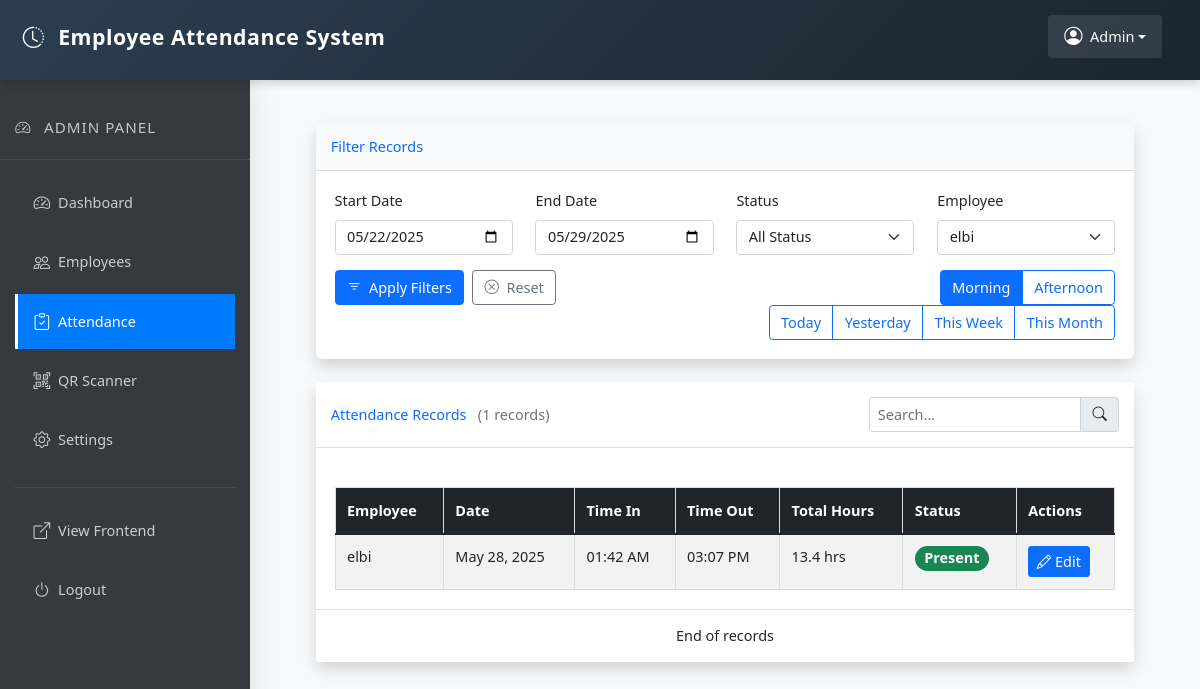
/views/admin/attendance.php?employee_id=12 (signed in), run on the app's committed database.
### tables this page shows
CREATE TABLE `morning_time_log` (
  `id` int(11) NOT NULL,
  `employee_id` int(11) NOT NULL,
  `time_in` datetime DEFAULT NULL,
  `time_out` datetime DEFAULT NULL,
  `status` enum('present','late','absent') DEFAULT 'absent'
);

CREATE TABLE `users` (
  `id` int(11) NOT NULL,
  `username` varchar(50) NOT NULL,
  `password` varchar(255) NOT NULL,
  `email` varchar(100) NOT NULL,
  `code` varchar(255) NOT NULL,
  `created_at` timestamp NOT NULL DEFAULT current_timestamp()
);

### views/admin/attendance.php (the view, shortened to what this page needs)
<!DOCTYPE html>
<html lang="en">
<head>
    <link rel="stylesheet" href="../../assets/css/admin.css">
    <link rel="stylesheet" href="../../assets/css/bootstrap.min.css">
    <link rel="stylesheet" href="https://cdnjs.cloudflare.com/ajax/libs/font-awesome/6.0.0-beta3/css/all.min.css">
    <link rel="stylesheet" href="https://cdn.jsdelivr.net/npm/bootstrap-icons@1.7.2/font/bootstrap-icons.css">
</head>
<body>
    <?php
    require_once '../../includes/admin/header.php';
    require_once '../../includes/admin/sidebar.php';
    require_once '../../db/connect.php';
    $startDate = isset($_GET['start_date']) ? $_GET['start_date'] : date('Y-m-d', strtotime('-7 days'));
    $endDate = isset($_GET['end_date']) ? $_GET['end_date'] : date('Y-m-d');
    $status = isset($_GET['status']) ? $_GET['status'] : 'all';
    $employeeId = isset($_GET['employee_id']) ? $_GET['employee_id'] : '';
    $employeesQuery = "SELECT id, username as name FROM users ORDER BY username";
    $employeesResult = $conn->query($employeesQuery);
    $employees = [];
    while ($row = $employeesResult->fetch_assoc()) {
        $employees[] = $row;
    }
    ?>
    <div class="main-content">
        <div class="container-fluid mt-4">
            <div class="content-wrapper">
                <div class="container-fluid">
                    <div class="card shadow mb-4">
                        <div class="card-header py-3 bg-light">
                            <h6 class="m-0 font-weight-bold text-primary">Filter Records</h6>
                        </div>
                        <div class="card-body">
                            <form method="GET" action="" id="filterForm">
                                <div class="row">
                                    <div class="col-md-3 mb-3">
                                        <label for="start_date" class="form-label">Start Date</label>
                                        <input type="date" class="form-control" id="start_date" name="start_date"
                                               value="<?php echo htmlspecialchars($startDate); ?>">
                                    </div>
                                    <div class="col-md-3 mb-3">
                                        <label for="end_date" class="form-label">End Date</label>
                                        <input type="date" class="form-control" id="end_date" name="end_date"
                                               value="<?php echo htmlspecialchars($endDate); ?>">
                                    </div>
                                    <div class="col-md-3 mb-3">
                                        <label for="status" class="form-label">Status</label>
                                        <select class="form-select" id="status" name="status">
                                            <option value="all" <?php echo ($status == 'all') ? 'selected' : ''; ?>>All Status</option>
                                        </select>
                                    </div>
                                    <div class="col-md-3 mb-3">
                                        <label for="employee_id" class="form-label">Employee</label>
                                        <select class="form-select" id="employee_id" name="employee_id">
                                            <?php foreach ($employees as $employee): ?>
                                                <option value="<?php echo $employee['id']; ?>"
                                                       <?php echo ($employeeId == $employee['id']) ? 'selected' : ''; ?>>
                                                    <?php echo htmlspecialchars($employee['name']); ?>
                                                </option>
                                            <?php endforeach; ?>
                                        </select>
                                    </div>
                                </div>
                                <div class="row">
                                    <div class="col-md-6">
                                        <div class="d-flex gap-2">
                                            <button type="submit" class="btn btn-primary">
                                                <i class="bi bi-filter me-1"></i> Apply Filters
                                            </button>
                                            <a href="attendance.php" class="btn btn-outline-secondary">
                                                <i class="bi bi-x-circle me-1"></i> Reset
                                            </a>
                                        </div>
                                    </div>
                                    <div class="col-md-6 text-md-end">
                                        <div class="btn-group" role="group">
                                            <button type="button" class="btn btn-outline-primary" onclick="setDateRange('Morning')">Morning</button>
                                            <button type="button" class="btn btn-outline-primary" onclick="setDateRange('Afternoon')">Afternoon</button>
                                        </div>
                                        <div class="btn-group" role="group">
                                            <button type="button" class="btn btn-outline-primary" onclick="setDateRange('today')">Today</button>
                                            <button type="button" class="btn btn-outline-primary" onclick="setDateRange('yesterday')">Yesterday</button>
                                            <button type="button" class="btn btn-outline-primary" onclick="setDateRange('week')">This Week</button>
                                            <button type="button" class="btn btn-outline-primary" onclick="setDateRange('month')">This Month</button>
                                        </div>
                                    </div>
                                </div>
                            </form>
                        </div>
                    </div>
                    <div id="morningAttendanceContainer">
                        <?php require_once '../../includes/admin/morning_attendance.php'; ?>
                    </div>
                </div>
            </div>
        </div>
    </div>
</body>
</html>

### includes/admin/morning_attendance.php (shortened to what this page needs)
<?php
require_once '../../db/connect.php';
$startDate = isset($_GET['start_date']) ? $_GET['start_date'] : date('Y-m-d', strtotime('-7 days'));
$endDate = isset($_GET['end_date']) ? $_GET['end_date'] : date('Y-m-d');
$employeeId = isset($_GET['employee_id']) ? $_GET['employee_id'] : '';
$query = "SELECT t.*, u.username
          FROM morning_time_log t
          JOIN users u ON t.employee_id = u.id
          WHERE 1=1";
if ($startDate) {
    $query .= " AND DATE(t.time_in) >= '$startDate'";
}
if ($endDate) {
    $query .= " AND DATE(t.time_in) <= '$endDate'";
}
if ($employeeId) {
    $query .= " AND t.employee_id = $employeeId";
}
$query .= " ORDER BY t.time_in DESC";
$result = $conn->query($query);
$totalRecords = $result->num_rows;
?>
<div class="card shadow mb-4">
    <div class="card-header py-3 d-flex justify-content-between align-items-center bg-white">
        <h6 class="m-0 font-weight-bold text-primary">
            Attendance Records
            <span class="text-muted ms-2">(<?php echo $totalRecords; ?> records)</span>
        </h6>
        <div class="input-group" style="width: 250px;">
            <input type="text" id="searchReport" class="form-control form-control-sm" placeholder="Search...">
            <span class="input-group-text"><i class="bi bi-search"></i></span>
        </div>
    </div>
    <div class="card-body">
        <div class="table-responsive" id="reportTableContainer">
            <table class="table table-striped table-hover" id="reportTable">
                <thead class="table-dark">
                    <tr>
                        <th>Employee</th>
                        <th>Date</th>
                        <th>Time In</th>
                        <th>Time Out</th>
                        <th>Total Hours</th>
                        <th>Status</th>
                        <th>Actions</th>
                    </tr>
                </thead>
                <tbody>
                    <?php if ($result->num_rows == 0): ?>
                        <tr>
                            <td colspan="7" class="text-center">No records found</td>
                        </tr>
                    <?php else: ?>
                        <?php while($row = $result->fetch_assoc()): ?>
                            <?php
                            $hours = '-';
                            if (!empty($row['time_out'])) {
                                $timeIn = new DateTime($row['time_in']);
                                $timeOut = new DateTime($row['time_out']);
                                $interval = $timeIn->diff($timeOut);
                                $hours = $interval->h + ($interval->i / 60);
                                $hours = round($hours, 2) . ' hrs';
                            }
                            ?>
                            <tr>
                                <td><?php echo htmlspecialchars($row['username']); ?></td>
                                <td><?php echo date('M d, Y', strtotime($row['time_in'])); ?></td>
                                <td><?php echo date('h:i A', strtotime($row['time_in'])); ?></td>
                                <td><?php echo $row['time_out'] ? date('h:i A', strtotime($row['time_out'])) : '-'; ?></td>
                                <td><?php echo $hours; ?></td>
                                <td>
                                    <span class="badge rounded-pill <?php
                                        echo match($row['status']) {
                                            'present' => 'bg-success',
                                            'late' => 'bg-warning',
                                            'absent' => 'bg-danger',
                                            default => 'bg-secondary'
                                        };
                                    ?>">
                                        <?php echo ucfirst($row['status']); ?>
                                    </span>
                                </td>
                                <td>
                                    <button class="btn btn-sm btn-primary" onclick="editAttendance(<?php echo $row['id']; ?>, '<?php echo htmlspecialchars($row['username']); ?>', '<?php echo $row['time_in']; ?>', '<?php echo $row['time_out']; ?>', '<?php echo $row['status']; ?>')">
                                        <i class="bi bi-pencil me-1"></i>Edit
                                    </button>
                                </td>
                            </tr>
                        <?php endwhile; ?>
                    <?php endif; ?>
                </tbody>
            </table>
        </div>
    </div>
    <div class="card-footer bg-white text-center">
        <p class="mt-2 mb-2">End of records</p>
    </div>
</div>

### assets/css/admin.css (style rules this page uses)
body { font-family: Arial, sans-serif; background-color: #f4f4f4; margin: 0; padding: 0; }
.main-content { margin-left: 250px; padding: 20px; }
.card { box-shadow: 0 0 10px rgba(0,0,0,0.1); }
.table { width: 100%; border-collapse: collapse; margin: 20px 0; }
.table th, .table td { border: 1px solid #ddd; padding: 8px; }
.table th { background-color: #4CAF50; color: white; }

### includes/admin/header.php (style rules this page uses)
html, body { padding: 0; margin: 0; height: 100%; overflow-x: hidden; background-color: #f8f9fa; font-size: 0.95rem !important; }
.main-content { margin-top: 80px; margin-left: 250px; padding: 20px; min-height: calc(100vh - 80px); transition: margin-left 0.3s; position: relative; background-color: #f8f9fa; z-index: 5; font-size: 0.95rem !important; }
.main-content h2, .main-content h3, .main-content h4, .main-content h5, .main-content h6 { margin-bottom: 1rem; }
.main-content .card { margin-bottom: 1.5rem; }
.main-content .table th, .main-content .table td { padding: 0.75rem; font-size: 0.95rem !important; }
.main-content .form-control { font-size: 0.95rem !important; }
.main-content .btn { font-size: 0.95rem !important; }
.card-body { padding: 1.25rem; }
.table { margin-bottom: 0; font-size: 0.95rem !important; }
.card { box-shadow: 0 4px 6px rgba(0,0,0,0.1); border: none; margin-bottom: 20px; border-radius: 6px; }

### includes/admin/sidebar.php (style rules this page uses)
.sidebar, .main-content { font-size: 0.95rem !important; }

### data on the page
morning_time_log: employee.username "elbi", time_in "May 28, 2025", time_in "01:42 AM", time_out "03:07 PM", hours "13.4 hrs", status "Present"

### other printed values
$totalRecords "1"
form field employee_id "elbi"
